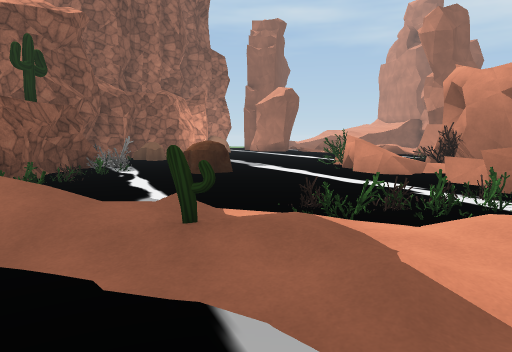
view 1 (above)

16 first-person views from a walk through a 3-D level made in the Unity game engine. The camera is 1.3 m above the floor, tilts 6° down and sees 70° across. The floor is counted in squares, 2 m on a side. Each view is taken from the middle of a square. On the plan, view 1 faces up. The plan holds only what a view shows up to about 11 squares ahead; the rest is blank. The place goes on beyond the plan. The player character is not drawn. Some surface patterns are stand-ins.

view 2
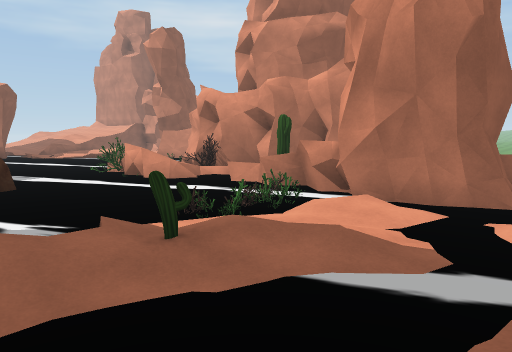

view 3
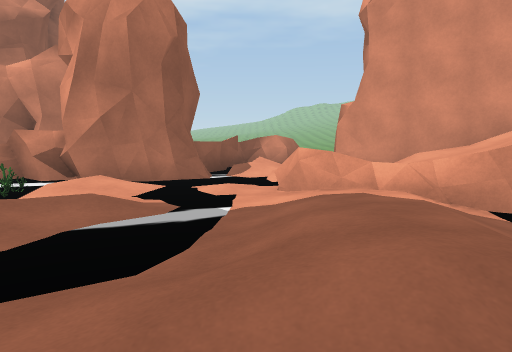

view 4
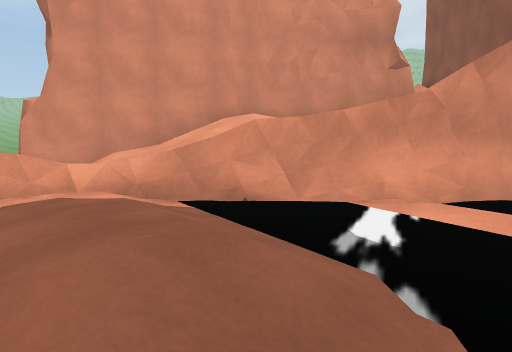

view 5
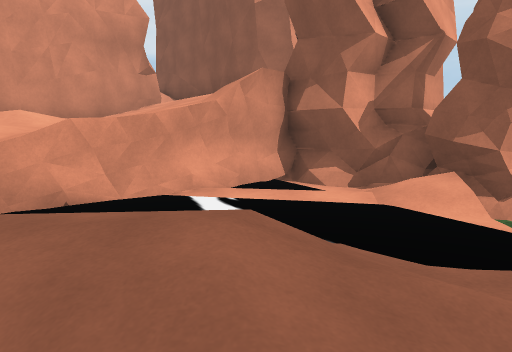

view 6
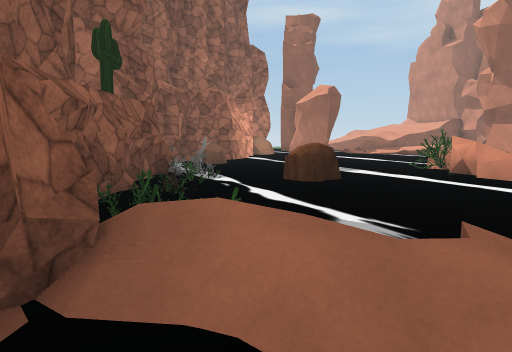

view 7
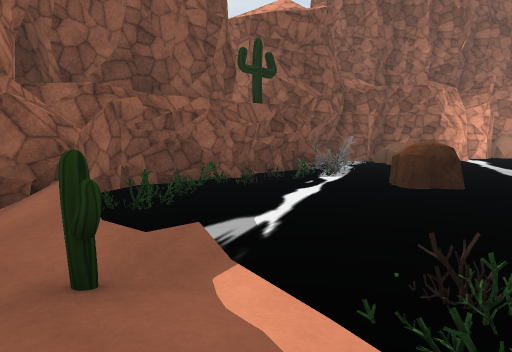

view 8
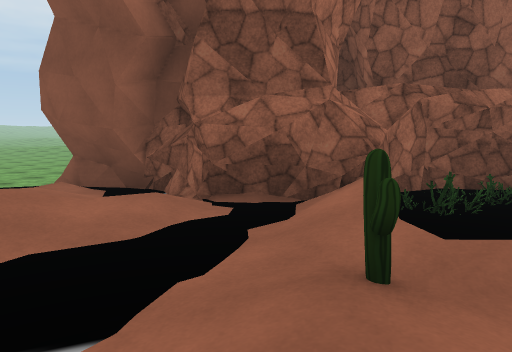

view 9
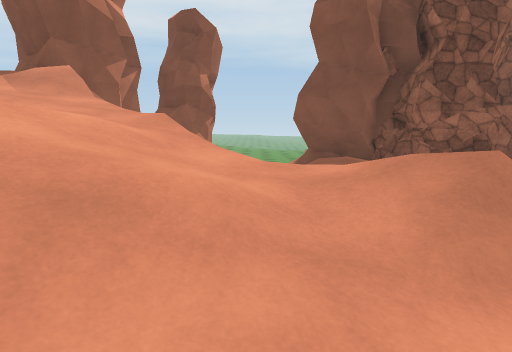

view 10
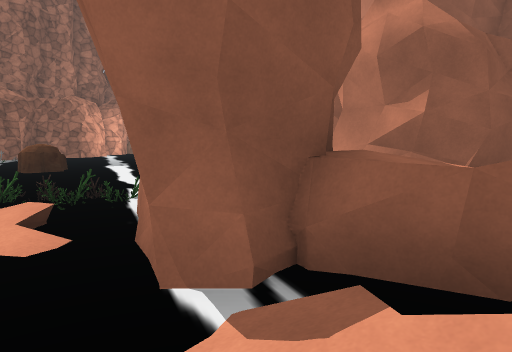

view 11
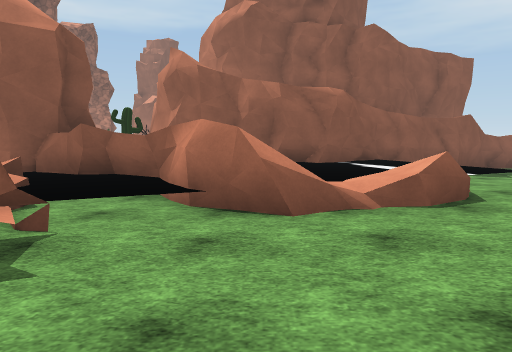

view 12
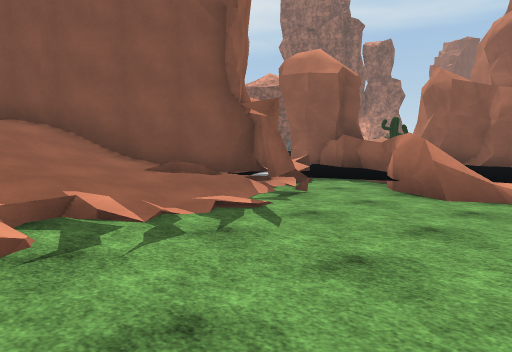

view 13
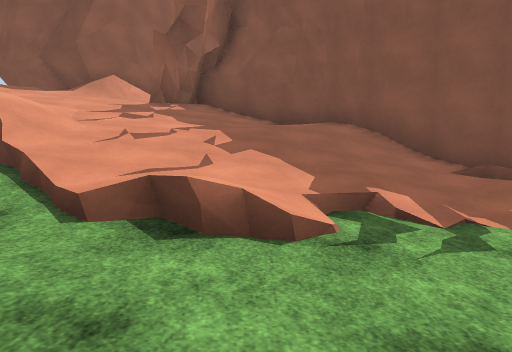

view 14
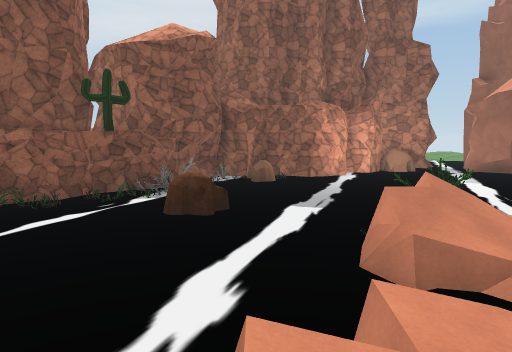

view 15
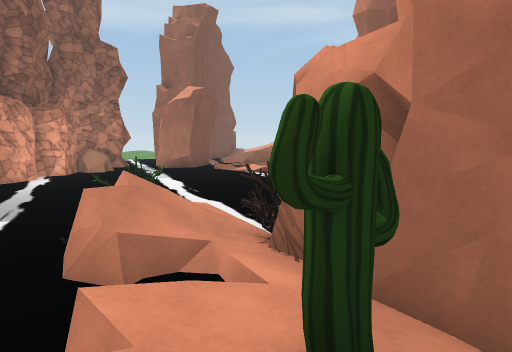

view 16
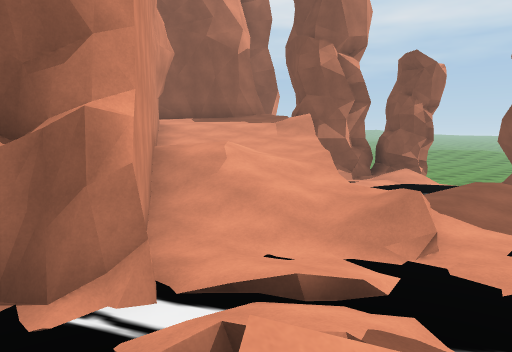

### Floor plan
Key: @ floor where view 1 was taken; # wall or solid block; x gap in a wall; . main floor; - floor 0.25 m lower than the main floor; : floor 0.5 m higher than the main floor; _ floor 0.5 m lower than the main floor; < floor 0.75 m lower than the main floor; / step, stairs or slope; = window, fence, low wall or low ledge; ~ liquid the walk can cross; ≈ liquid the walk keeps out of; v drop or lower ground; B boulder; R rock; O other object.
Columns run from 10 left of view 1 to 15 right of it. Each row starts with its distance up from view 1.
 16            ≈≈
 15        ≈≈≈≈≈≈≈≈
 14        ≈≈≈≈≈≈≈≈
 13        ≈≈≈≈ ≈≈≈
 12      ≈ O≈≈≈≈≈≈≈
 11      #OB≈≈≈≈≈≈≈
 10      #O≈≈≈≈≈O.≈#
  9      ≈ ≈≈≈≈≈O:#≈
  8      ≈O≈≈B≈≈≈:OO
  7       #≈≈B≈≈≈≈ #
  6       #≈≈≈≈≈≈≈O#≈      ###
  5       #≈≈≈≈≈≈≈O#≈    ###
  4       #≈≈≈≈OO≈/ ####≈≈
  3       ##≈≈≈O≈#R /~~~≈≈
  2       ##~/O/≈R#R/ ~~~~~_
  1       #//~~.~RR≈/ ~~~~~
  0      ##///@..~≈≈≈//~//_
 -1      ##////////~~~//=_
 -2       ≈~~./=//.##____
 -3  <<< R/.~~≈///##/__--
 -4 <<<<R#/..#///###//---
 -5 <<   ###≈///##///---.
 -6        #////#////--..
 -7       xv///##///////.
 -8        ##//#////////
 -9         ##/#///////
-10          ###///=

Where each view was taken, in squares from view 1:
view 1: 0 up, 0 right, facing up
view 2: 0 up, 2 left, facing up-right
view 3: 0 up, 3 left, facing right
view 4: 0 up, 3 left, facing down-right
view 5: 1 up, 2 left, facing down
view 6: 1 up, 2 left, facing up
view 7: 2 up, 1 right, facing up-left
view 8: 2 up, 1 right, facing left
view 9: 2 down, 4 right, facing left
view 10: 1 down, 4 right, facing up
view 11: 5 down, 8 right, facing up
view 12: 7 down, 10 right, facing up-left
view 13: 7 down, 10 right, facing left
view 14: 4 up, 4 right, facing up-left
view 15: 4 up, 4 right, facing up
view 16: 1 up, 6 right, facing down-left
